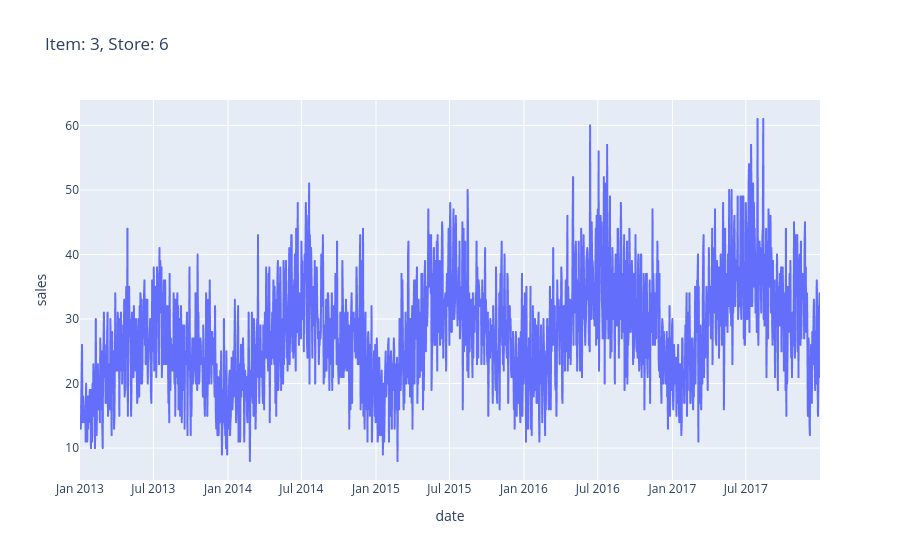

Notebook source saved alongside this figure:
### Code cell
# Item : 3 & Store 6
df_3_6 = train_df.loc[(train_df['item'] == 3) & (train_df['store'] == 6)].sort_values('date', ascending=True)
print(f"Min date : {df_3_6['date'].min()}, Max date: {df_3_6['date'].max()}")
px.line(df_3_6, x='date', y='sales', title='Item: 3, Store: 6').show()

### Figure 1 — Plotly figure (JSON) as saved in the notebook; plotly's stock layout.template omitted (floating-point values rounded to 4 significant figures; data arrays with more than 128 entries replaced by an {"elided": "..."} marker saying what was removed)
{"data": [{"hovertemplate": "date=%{x}<br>sales=%{y}<extra></extra>", "legendgroup": "", "line": {"color": "#636efa", "dash": "solid"}, "marker": {"symbol": "circle"}, "mode": "lines", "name": "", "showlegend": false, "type": "scattergl", "x": {"elided": "1826 str values"}, "xaxis": "x", "y": {"elided": "1826 int values"}, "yaxis": "y"}], "layout": {"legend": {"tracegroupgap": 0}, "title": {"text": "Item: 3, Store: 6"}, "xaxis": {"anchor": "y", "domain": [0, 1], "title": {"text": "date"}}, "yaxis": {"anchor": "x", "domain": [0, 1], "title": {"text": "sales"}}}}
